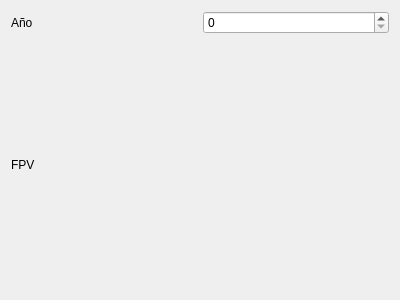
<?xml version="1.0" encoding="UTF-8"?>
<ui version="4.0">
 <class>Configuracion</class>
 <widget class="QWidget" name="Configuracion">
  <property name="geometry">
   <rect>
    <x>0</x>
    <y>0</y>
    <width>400</width>
    <height>300</height>
   </rect>
  </property>
  <property name="windowTitle">
   <string>Form</string>
  </property>
  <layout class="QGridLayout" name="gridLayout">
   <item row="0" column="0">
    <widget class="QLabel" name="label">
     <property name="text">
      <string>Año</string>
     </property>
    </widget>
   </item>
   <item row="0" column="1">
    <widget class="QSpinBox" name="spinBox"/>
   </item>
   <item row="1" column="0">
    <widget class="QLabel" name="label_2">
     <property name="text">
      <string>FPV</string>
     </property>
    </widget>
   </item>
  </layout>
 </widget>
 <resources/>
 <connections/>
</ui>
